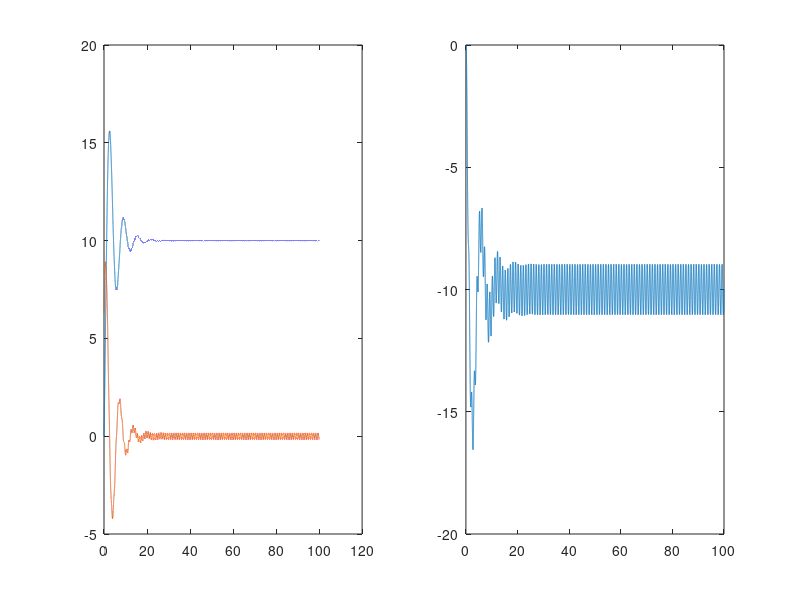

Recreate this plot in MATLAB.
clearvars

%% 
M = 10; % actual mass of the robot
A = [0 1 ; 0 0];
B = [0; 1/M];

M_ad = 1; % admitance mass of the virtual system
Kd_ad = 0.5; % damping in virtual system
A_ad = [0 1 ; 0 -Kd_ad];
B_ad = [0; 1/M_ad];

F_des = 10; % desired force we want to track

dt = 0.001;

Kp_hand = 1; % stiffness of virtual hand
Kd_hand = 0; % damping of virtual hand

hand_frequency = 2*pi; % frequency of hand movements

Q = 1e5*diag([1, 1]);
R = 1; 

K_lqr = lqr(A,B,Q,R);

tEnd = 100;

N = round(tEnd/dt);
IC = [0;2*pi];
X = zeros(length(IC),N+1);
X(:,1) = IC;
X_ad = X;

F_measured_log = zeros(N,1);

for i = 1:N
    t = (i-1)*dt;
    
    robot_p = X(1,i);
    robot_v = X(2,i);

    hand_p = sin(hand_frequency*t); % random-looking motion of the "user"
    hand_v = hand_frequency*cos(hand_frequency*t);
    
    F_int = ((hand_p-robot_p)*Kp_hand + (hand_v-robot_v)*Kd_hand); % force of hand on robot

    F_measured = F_int; % assume we measure force without knowing where it came from
    F_measured_log(i) = F_measured;

    Xdot_ad = A_ad*X_ad(:,i) + B_ad*(F_des+F_measured); % vritual admitance model's dynamics
    X_ad(:,i+1) = X_ad(:,i) + dt*Xdot_ad;

    u_lqr = -K_lqr*(X(:,i)-X_ad(:,i)); % tracking the motion of the virtual system. 
    
    Xdot = A*X(:,i) + B*u_lqr + B*F_measured; % actual system's dynamics

    X(:,i+1) = X(:,i) + dt*Xdot;


end

subplot(1,2,1)
plot(linspace(0,tEnd+dt,N+1),X')

subplot(1,2,2)
plot(linspace(0,tEnd,N), F_measured_log)